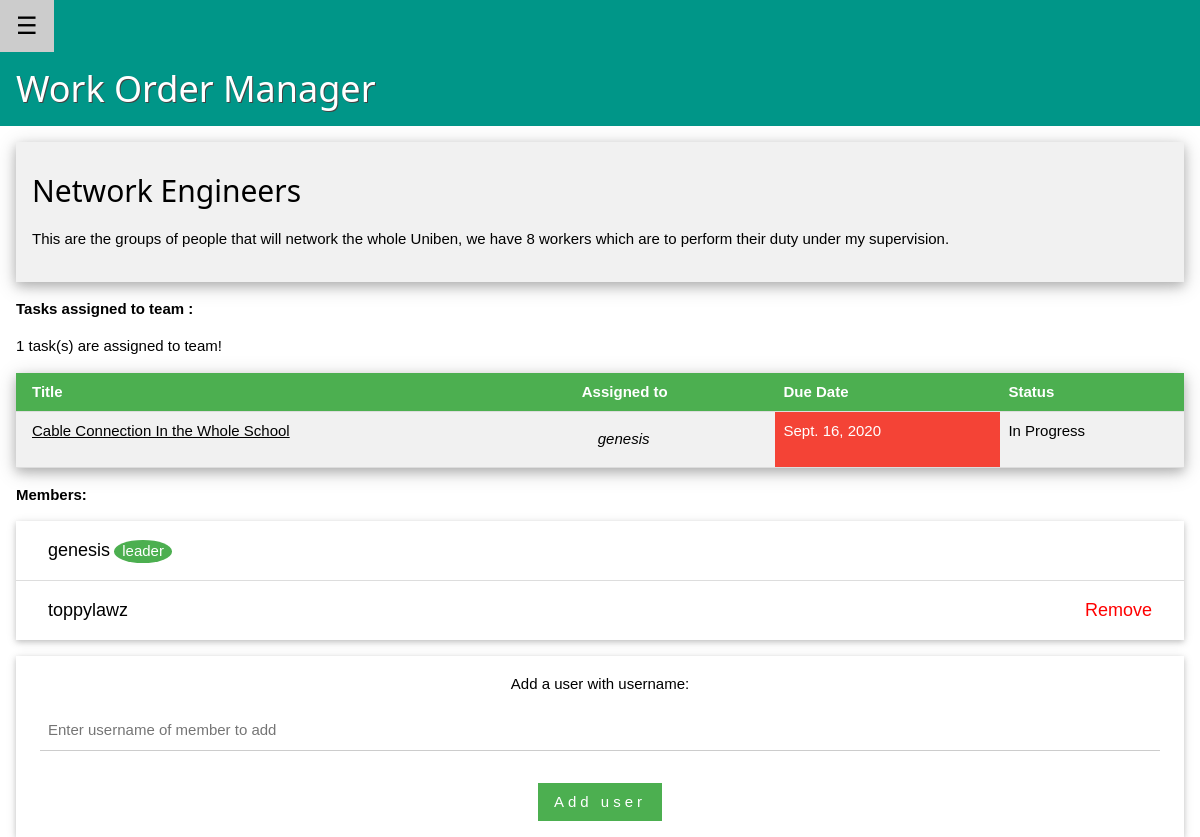
Page /teams/2/ (signed in) on the committed database.
### task_manager/models.py (models this page shows, shortened)
class Team(models.Model):
    name = models.CharField(max_length=50)
    desc = models.TextField(default='', max_length=1024, blank=True)
    leader = models.ForeignKey(UserModel, on_delete=models.CASCADE, related_name='leading_teams')
    members = models.ManyToManyField(UserModel)
    class Meta:
        ordering = ["name"]
        verbose_name_plural = "Teams"

class Task(models.Model):
    title = models.CharField(max_length=50)
    desc = models.TextField(default="", max_length=1024, blank=True)
    STATUS_CHOICES = (
        ('PLAN', 'Planned'),
        ('PROG', 'In Progress'),
        ('COMP', 'Completed')
    )
    status = models.CharField(max_length=4, choices=STATUS_CHOICES, default='PLAN')
    creator = models.ForeignKey(UserModel, on_delete=models.CASCADE, related_name='created_tasks')
    assigned_to = models.ManyToManyField(UserModel, help_text="Press ctrl to select multiple")
    team = models.ForeignKey(Team, on_delete=models.SET_NULL, null=True, blank=True)
    planned_date = models.DateField(auto_now_add=True)
    accepted_date = models.DateField(null=True, blank=True)
    accepted_by = models.ForeignKey(UserModel, on_delete=models.SET_NULL, null=True, related_name='accepted_tasks', blank=True)
    due_date = models.DateField()
    completed_date = models.DateField(null=True, blank=True)
    def get_absolute_url(self):
        return reverse("task_manager:task_detail", kwargs={"task_id" : self.id})
    def is_overdated(self):
        if self.due_date and datetime.date.today() > self.due_date:
            return True
        else:
            return False
    class Meta:
        ordering = ["planned_date"]
        verbose_name_plural = "Tasks"

### task_manager/views/teams.py (the view)
# urls.py: path('teams/<int:team_id>/', views.team_detail, name='team_detail'),
@login_required
@require_http_methods(["GET"])
def team_detail(request, team_id):
    team = get_object_or_404(Team, id=team_id)
    tasks = team.task_set.exclude(status='COMP')
    if request.user in team.members.all():
        return render(
            request,
            'task_manager/team_detail.html',
            {'user' : request.user, 'team' : team, 'tasks' : tasks}
        )
    else:
        raise PermissionDenied

### task_manager/templates/task_manager/team_detail.html (shortened to what this page needs)
{% extends "./base.html" %}
{% block content %}
<div class="w3-card-4 w3-padding-16 w3-light-grey w3-margin-bottom w3-margin-top">
  <div class="w3-margin-left">
    <h2 class="">{{ team.name }}</h2>
    {% if team.desc %}
      <p>{{ team.desc|safe|linebreaks }}</p>
    {% endif %}
  </div>
</div>
<b>
  Tasks assigned to team :
</b>
<p>{{ tasks.count }} task(s) are assigned to team!</p>
{% if tasks %}
  <table class="w3-table w3-striped w3-bordered w3-card-4 w3-hoverable">
    <tr class="w3-green">
      <th>Title</th>
      <th>Assigned to</th>
      <th>Due Date</th>
      <th>Status</th>
    </tr>
    {% for task in tasks %}
      <tr>
        <td><a href="{{ task.get_absolute_url }}">{{ task.title }}</a></td>
        <td>
          <ul class="w3-ul" style="width:36%">
            {% for u in task.assigned_to.all %}
              <li><i>{{ u }}</i></li>
            {% endfor %}
          </ul>
        </td>
        <td class="{% if task.is_overdated %}w3-red{% endif %}">{{ task.due_date }}</td>
        <td>{{ task.get_status_display }}</td>
      </tr>
    {% endfor %}
  </table>
{% endif %}
<div class="w3-margin-top">
  <b><p>Members: </p></b>
  <ul class="w3-ul w3-card-2">
    {% for member in team.members.all %}
      <li class="w3-bar">
        <div class="w3-bar-item">
          <span class="w3-large">{{ member }}</span>
          {% if member == team.leader %}
            <span class="w3-badge w3-green">leader</span>
          {% endif %}
        </div>
        {% if user == team.leader and member != team.leader %}
          <a href="{% url 'task_manager:team_remove_member' team.id %}?username={{ member.username }}">
            <span class="w3-bar-item w3-button w3-large w3-right" style="color:red">Remove</span>
          </a>
        {% endif %}
      </li>
    {% endfor %}
  </ul>
</div>
{% if user == team.leader %}
  <div class="w3-card w3-center w3-margin-top w3-row-padding">
  <form method="get" action="{% url 'task_manager:team_add_member' team.id %}" class="w3-container">
    <p class="w3-margin-top">Add a user with username:</p>
    <input class="w3-input w3-section" type="text" name="username" placeholder="Enter username of member to add" autocomplete="off" spellcheck="false" required>
    <input type="submit" value="Add user" class="w3-button w3-wide w3-green w3-section">
  </form>
  </div>
{% endif %}
{% endblock %}

### task_manager/static/task_manager/w3.css (style rules this page uses)
*,*:before,*:after { box-sizing:inherit }
html { -ms-text-size-adjust:100%;-webkit-text-size-adjust:100% }
body { margin:0 }
a { background-color:transparent;-webkit-text-decoration-skip:objects }
button,input,select,textarea { font:inherit;margin:0 }
button,input { overflow:visible }
button,html [type=button],[type=reset],[type=submit] { -webkit-appearance:button }
html,body { font-family:Verdana,sans-serif;font-size:15px;line-height:1.5 }
html { overflow-x:hidden }
h2 { font-size:30px }
h1,h2,h3,h4,h5,h6 { font-family:"Segoe UI",Arial,sans-serif;font-weight:400;margin:10px 0 }
.w3-wide { letter-spacing:4px }
a { color:inherit }
.w3-table,.w3-table-all { border-collapse:collapse;border-spacing:0;width:100%;display:table }
.w3-bordered tr,.w3-table-all tr { border-bottom:1px solid #ddd }
.w3-striped tbody tr:nth-child(even) { background-color:#f1f1f1 }
.w3-table td,.w3-table th,.w3-table-all td,.w3-table-all th { padding:8px 8px;display:table-cell;text-align:left;vertical-align:top }
.w3-table th:first-child,.w3-table td:first-child,.w3-table-all th:first-child,.w3-table-all td:first-child { padding-left:16px }
.w3-btn,.w3-button { border:none;display:inline-block;padding:8px 16px;vertical-align:middle;overflow:hidden;text-decoration:none;color:inherit;background-color:inherit;text-align:center;cursor:pointer;white-space:nowrap }
.w3-btn,.w3-button { -webkit-touch-callout:none;-webkit-user-select:none;-khtml-user-select:none;-moz-user-select:none;-ms-user-select:none;user-select:none }
.w3-badge,.w3-tag { background-color:#000;color:#fff;display:inline-block;padding-left:8px;padding-right:8px;text-align:center }
.w3-badge { border-radius:50% }
.w3-ul { list-style-type:none;padding:0;margin:0 }
.w3-ul li { padding:8px 16px;border-bottom:1px solid #ddd }
.w3-ul li:last-child { border-bottom:none }
.w3-input { padding:8px;display:block;border:none;border-bottom:1px solid #ccc;width:100% }
.w3-bar { width:100%;overflow:hidden }
.w3-bar .w3-bar-item { padding:8px 16px;float:left;width:auto;border:none;display:block;outline:0 }
.w3-bar .w3-button { white-space:normal }
.w3-container:after,.w3-container:before,.w3-panel:after,.w3-panel:before,.w3-row:after,.w3-row:before,.w3-row-padding:after,.w3-row-padding:before, .w3-cell-row:before,.w3-cell-row:after,.w3-clear:after,.w3-clear:before,.w3-bar:before,.w3-bar:after { content:"";display:table;clear:both }
.w3-row-padding,.w3-row-padding>.w3-half,.w3-row-padding>.w3-third,.w3-row-padding>.w3-twothird,.w3-row-padding>.w3-threequarter,.w3-row-padding>.w3-quarter,.w3-row-padding>.w3-col { padding:0 8px }
.w3-container,.w3-panel { padding:0.01em 16px }
.w3-card,.w3-card-2 { box-shadow:0 2px 5px 0 rgba(0,0,0,0.16),0 2px 10px 0 rgba(0,0,0,0.12) }
.w3-card-4,.w3-hover-shadow:hover { box-shadow:0 4px 10px 0 rgba(0,0,0,0.2),0 4px 20px 0 rgba(0,0,0,0.19) }
.w3-large { font-size:18px!important }
.w3-center { text-align:center!important }
.w3-section,.w3-code { margin-top:16px!important;margin-bottom:16px!important }
.w3-margin-top { margin-top:16px!important }
.w3-margin-bottom { margin-bottom:16px!important }
.w3-margin-left { margin-left:16px!important }
.w3-padding-16 { padding-top:16px!important;padding-bottom:16px!important }
.w3-right { float:right!important }
.w3-green,.w3-hover-green:hover { color:#fff!important;background-color:#4CAF50!important }
.w3-red,.w3-hover-red:hover { color:#fff!important;background-color:#f44336!important }
.w3-light-grey,.w3-hover-light-grey:hover,.w3-light-gray,.w3-hover-light-gray:hover { color:#000!important;background-color:#f1f1f1!important }

### rows in the picture
Team: name "Network Engineers", desc "This are the groups of people that will network the whole Uniben, we have 8 workers which are to perform their duty under my supervision."
Task: title "Cable Connection In the Whole School", due_date "Sept. 16, 2020", status "In Progress"

### other values in the picture
{{ tasks.count }} "1"
{{ u }} "genesis"
{{ member }} "genesis"
{{ member }} "toppylawz"
